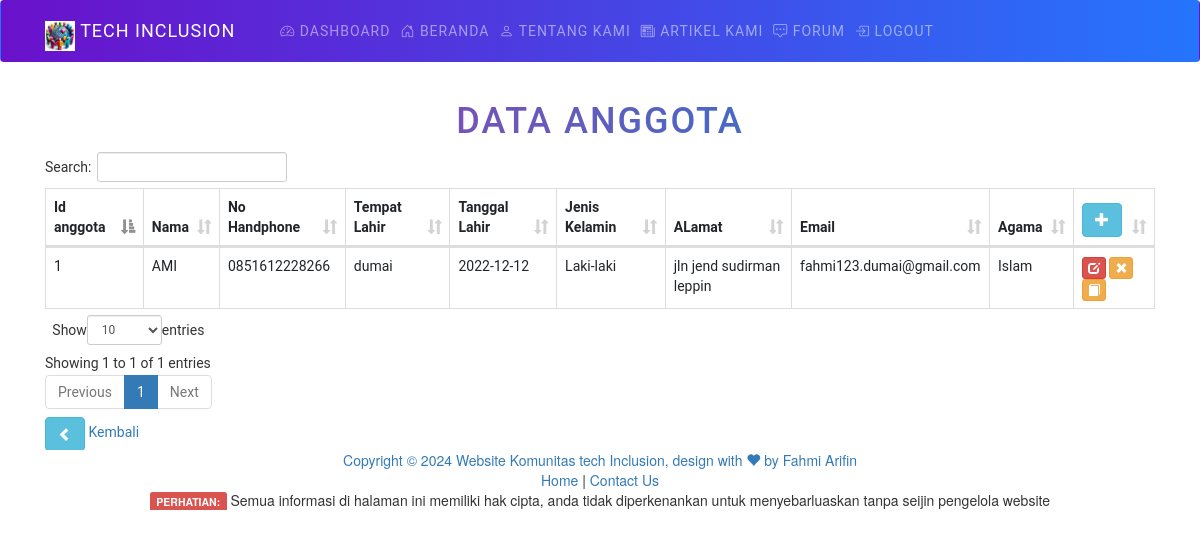
Screenshot of /Admin/tampil-anggota.php?pesan=uotadeBerhasil with the database file from the repository.
### tables this page shows
CREATE TABLE `anggota` (
  `anggota_id` int(5) DEFAULT NULL,
  `nama` varchar(32) NOT NULL,
  `no_hp` varchar(13) NOT NULL,
  `tempat_lahir` varchar(10) NOT NULL,
  `tanggal_lahir` date NOT NULL,
  `jenis_kelamin` enum('Laki-laki','Perempuan''Laki-laki','Perempuan') NOT NULL,
  `alamat` text NOT NULL,
  `email` varchar(32) NOT NULL,
  `agama` varchar(10) NOT NULL,
  `status` tinyint(1) NOT NULL
);

### Admin/tampil-anggota.php (the view, shortened to what this page needs)
<?php require 'header.php'; ?>
    <link href="bootstrap/css/bootstrap.min.css" rel="stylesheet">
    <link href="DataTables/datatables.min.css" rel="stylesheet">
<div class="container">
    <div class="row">
        <div class="col-md-12">
        <h1>Data Anggota</h1>
        <table id="dataTables" class="table table-bordered">
        <thead>
            <tr>
                <th>Id anggota</th><th>Nama</th><th>No Handphone</th><th>Tempat Lahir</th><th>Tanggal Lahir</th><th>Jenis Kelamin</th><th>ALamat</th><th>Email</th><th>Agama</th>
                <th>
                            <a href="input-anggota.php" class="btn btn-info">
                                <i class="glyphicon glyphicon-plus"></i>
                            </a>
                </th>
            </tr>
        </thead>
        <tbody>
        <?php
        include "../koneksi.php";
        $sql=$koneksi->query("select * from anggota order by anggota_id ASC");
        while($row= $sql->fetch_assoc()){
        ?>
            <tr>
                <td><?php echo $row['anggota_id']?></td>
                <td><?php echo $row['nama']?></td>
                <td><?php echo $row['no_hp']?></td>
                <td><?php echo $row['tempat_lahir']?></td>
                <td><?php echo $row['tanggal_lahir']?></td>
                <td><?php echo $row['jenis_kelamin']?></td>
                <td><?php echo $row['alamat']?></td>
                <td><?php echo $row['email']?></td>
                <td><?php echo $row['agama']?></td>
                <td>
<a href="edit-anggota.php?id=<?php echo $row['anggota_id']?>">
    <button class="btn btn-xs btn-danger glyphicon glyphicon-edit"></button>
</a>
<a href="hapus-anggota.php?id=<?php echo $row['anggota_id']?>" onclick=" return confirm('Anda yakin menghapus data?')">
    <button class="btn btn-xs btn-warning glyphicon glyphicon-remove"></button>
</a>
<a href="aktifkan-anggota.php?id=<?php echo $row['anggota_id']?>" onclick=" return confirm('Anda yakin mengaktifkan ?')">
    <button class="btn btn-xs btn-warning glyphicon glyphicon-book"></button>
</a>
                </td>
            </tr>
        <?php
        }
        ?>
        </tbody>
        </table>
        <a href="index.php">
                    <button class="btn btn-info glyphicon glyphicon-chevron-left"></button> Kembali
        </div>
    </div>
</div>
<?php require 'footer.php'; ?>
</body>
</html>

### Admin/header.php (style rules this page uses)
body, html { width: 100%; margin: 0; padding: 20; overflow-x: hidden; }
.container { position: relative; width: 100%; margin: auto; font-family: 'Roboto', sans-serif; overflow-x: auto; }
h1 { font-size: 36px; font-weight: bold; color: #333; text-align: center; margin-top: 50px; margin-bottom: 30px; text-transform: uppercase; }
h1 { font-size: 36px; font-weight: 700; text-align: center; text-transform: uppercase; letter-spacing: 2px; background: linear-gradient(to right, #b534a2, #0789d9); -webkit-background-clip: text; -webkit-text-fill-color: transparent; }

### Admin/tampil-anggota.php (style rules this page uses)
.table { width: 100%; border-collapse: collapse; }
.table th, .table td { border: 1px solid #ccc; padding: 8px; text-align: left; }

### rows the page displays
anggota: anggota_id "1", nama "AMI", no_hp "0851612228266", tempat_lahir "dumai", tanggal_lahir "2022-12-12", jenis_kelamin "Laki-laki", alamat "jln jend sudirman leppin", email "fahmi123.dumai@gmail.com", agama "Islam"

### other values shown
date ('Y') "2024"
